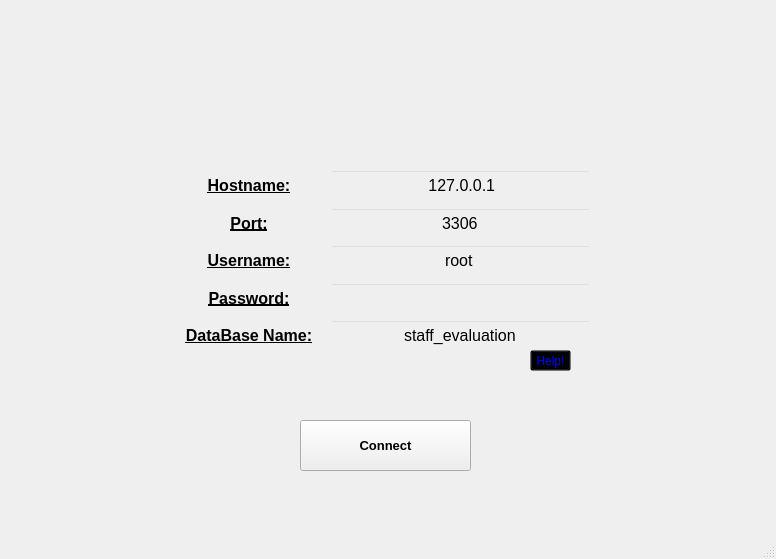
<?xml version="1.0" encoding="UTF-8"?>
<ui version="4.0">
 <class>DBConnect</class>
 <widget class="QMainWindow" name="DBConnect">
  <property name="geometry">
   <rect>
    <x>0</x>
    <y>0</y>
    <width>776</width>
    <height>559</height>
   </rect>
  </property>
  <property name="windowTitle">
   <string>Connect to Driver</string>
  </property>
  <property name="windowIcon">
   <iconset resource="resources.qrc">
    <normaloff>:/images/evaluation_cropped.png</normaloff>:/images/evaluation_cropped.png</iconset>
  </property>
  <widget class="QWidget" name="centralwidget">
   <widget class="QWidget" name="verticalLayoutWidget_2">
    <property name="geometry">
     <rect>
      <x>180</x>
      <y>170</y>
      <width>138</width>
      <height>181</height>
     </rect>
    </property>
    <layout class="QVBoxLayout" name="Label_vertical">
     <item>
      <widget class="QLabel" name="label_hostname">
       <property name="font">
        <font>
         <pointsize>12</pointsize>
         <weight>75</weight>
         <bold>true</bold>
         <underline>true</underline>
        </font>
       </property>
       <property name="text">
        <string>Hostname:</string>
       </property>
       <property name="alignment">
        <set>Qt::AlignCenter</set>
       </property>
      </widget>
     </item>
     <item>
      <widget class="QLabel" name="label_port">
       <property name="font">
        <font>
         <pointsize>12</pointsize>
         <weight>75</weight>
         <bold>true</bold>
         <underline>true</underline>
        </font>
       </property>
       <property name="text">
        <string>Port:</string>
       </property>
       <property name="alignment">
        <set>Qt::AlignCenter</set>
       </property>
      </widget>
     </item>
     <item>
      <widget class="QLabel" name="label_username">
       <property name="font">
        <font>
         <pointsize>12</pointsize>
         <weight>75</weight>
         <bold>true</bold>
         <underline>true</underline>
        </font>
       </property>
       <property name="text">
        <string>Username:</string>
       </property>
       <property name="alignment">
        <set>Qt::AlignCenter</set>
       </property>
      </widget>
     </item>
     <item>
      <widget class="QLabel" name="label_pass">
       <property name="font">
        <font>
         <pointsize>12</pointsize>
         <weight>75</weight>
         <bold>true</bold>
         <underline>true</underline>
        </font>
       </property>
       <property name="text">
        <string>Password:</string>
       </property>
       <property name="alignment">
        <set>Qt::AlignCenter</set>
       </property>
      </widget>
     </item>
     <item>
      <widget class="QLabel" name="label_dbname">
       <property name="font">
        <font>
         <pointsize>12</pointsize>
         <weight>75</weight>
         <bold>true</bold>
         <underline>true</underline>
        </font>
       </property>
       <property name="text">
        <string>DataBase Name:</string>
       </property>
       <property name="alignment">
        <set>Qt::AlignCenter</set>
       </property>
      </widget>
     </item>
    </layout>
   </widget>
   <widget class="QPushButton" name="pushButton">
    <property name="geometry">
     <rect>
      <x>300</x>
      <y>420</y>
      <width>171</width>
      <height>51</height>
     </rect>
    </property>
    <property name="font">
     <font>
      <pointsize>10</pointsize>
      <weight>75</weight>
      <bold>true</bold>
     </font>
    </property>
    <property name="text">
     <string>Connect</string>
    </property>
   </widget>
   <widget class="QWidget" name="verticalLayoutWidget">
    <property name="geometry">
     <rect>
      <x>330</x>
      <y>170</y>
      <width>261</width>
      <height>181</height>
     </rect>
    </property>
    <property name="styleSheet">
     <string>background-color: transparent;
border-color: #030000;
border-width: 2px;</string>
    </property>
    <layout class="QVBoxLayout" name="Line_edit_vertical">
     <property name="spacing">
      <number>7</number>
     </property>
     <property name="sizeConstraint">
      <enum>QLayout::SetMaximumSize</enum>
     </property>
     <item>
      <widget class="QLineEdit" name="hostname">
       <property name="sizePolicy">
        <sizepolicy hsizetype="Expanding" vsizetype="Expanding">
         <horstretch>0</horstretch>
         <verstretch>0</verstretch>
        </sizepolicy>
       </property>
       <property name="font">
        <font>
         <pointsize>12</pointsize>
         <italic>false</italic>
        </font>
       </property>
       <property name="styleSheet">
        <string notr="true">border-color: #030000;
border-width: 2px;</string>
       </property>
       <property name="text">
        <string> 127.0.0.1</string>
       </property>
       <property name="alignment">
        <set>Qt::AlignCenter</set>
       </property>
       <property name="placeholderText">
        <string/>
       </property>
      </widget>
     </item>
     <item>
      <widget class="QLineEdit" name="port">
       <property name="sizePolicy">
        <sizepolicy hsizetype="Expanding" vsizetype="Expanding">
         <horstretch>0</horstretch>
         <verstretch>0</verstretch>
        </sizepolicy>
       </property>
       <property name="font">
        <font>
         <pointsize>12</pointsize>
         <italic>false</italic>
        </font>
       </property>
       <property name="styleSheet">
        <string notr="true">border-color: #030000;
border-width: 2px;</string>
       </property>
       <property name="text">
        <string>3306</string>
       </property>
       <property name="alignment">
        <set>Qt::AlignCenter</set>
       </property>
      </widget>
     </item>
     <item>
      <widget class="QLineEdit" name="username">
       <property name="sizePolicy">
        <sizepolicy hsizetype="Expanding" vsizetype="Expanding">
         <horstretch>0</horstretch>
         <verstretch>0</verstretch>
        </sizepolicy>
       </property>
       <property name="font">
        <font>
         <pointsize>12</pointsize>
         <italic>false</italic>
        </font>
       </property>
       <property name="styleSheet">
        <string notr="true">border-color: #000000;
border-width: 2px;</string>
       </property>
       <property name="text">
        <string>root</string>
       </property>
       <property name="alignment">
        <set>Qt::AlignCenter</set>
       </property>
      </widget>
     </item>
     <item>
      <widget class="QLineEdit" name="password">
       <property name="sizePolicy">
        <sizepolicy hsizetype="Expanding" vsizetype="Expanding">
         <horstretch>0</horstretch>
         <verstretch>0</verstretch>
        </sizepolicy>
       </property>
       <property name="font">
        <font>
         <pointsize>10</pointsize>
         <italic>false</italic>
        </font>
       </property>
       <property name="styleSheet">
        <string notr="true">border-color: #030000;
border-width: 2px;</string>
       </property>
       <property name="echoMode">
        <enum>QLineEdit::Password</enum>
       </property>
       <property name="alignment">
        <set>Qt::AlignCenter</set>
       </property>
      </widget>
     </item>
     <item>
      <widget class="QLineEdit" name="database">
       <property name="sizePolicy">
        <sizepolicy hsizetype="Expanding" vsizetype="Expanding">
         <horstretch>0</horstretch>
         <verstretch>0</verstretch>
        </sizepolicy>
       </property>
       <property name="font">
        <font>
         <pointsize>12</pointsize>
         <italic>false</italic>
        </font>
       </property>
       <property name="styleSheet">
        <string notr="true">border-color: #030000;
border-width: 2px;</string>
       </property>
       <property name="text">
        <string>staff_evaluation</string>
       </property>
       <property name="alignment">
        <set>Qt::AlignCenter</set>
       </property>
      </widget>
     </item>
    </layout>
   </widget>
   <widget class="QLabel" name="db_name_logo">
    <property name="geometry">
     <rect>
      <x>60</x>
      <y>10</y>
      <width>241</width>
      <height>111</height>
     </rect>
    </property>
    <property name="text">
     <string/>
    </property>
    <property name="pixmap">
     <pixmap resource="resources.qrc">:/images/staff_eval_logo-removebg.png</pixmap>
    </property>
    <property name="scaledContents">
     <bool>true</bool>
    </property>
   </widget>
   <widget class="QLabel" name="mysql_logo">
    <property name="geometry">
     <rect>
      <x>560</x>
      <y>30</y>
      <width>131</width>
      <height>61</height>
     </rect>
    </property>
    <property name="text">
     <string/>
    </property>
    <property name="pixmap">
     <pixmap resource="resources.qrc">:/images/complete_mysql_logo.png</pixmap>
    </property>
    <property name="scaledContents">
     <bool>true</bool>
    </property>
   </widget>
   <widget class="QToolButton" name="toolButton">
    <property name="enabled">
     <bool>true</bool>
    </property>
    <property name="geometry">
     <rect>
      <x>530</x>
      <y>350</y>
      <width>41</width>
      <height>21</height>
     </rect>
    </property>
    <property name="mouseTracking">
     <bool>true</bool>
    </property>
    <property name="styleSheet">
     <string notr="true">background-color: transparent;
color: rgb(0, 0, 255);
</string>
    </property>
    <property name="text">
     <string>Help!</string>
    </property>
    <property name="iconSize">
     <size>
      <width>0</width>
      <height>0</height>
     </size>
    </property>
    <property name="toolButtonStyle">
     <enum>Qt::ToolButtonTextOnly</enum>
    </property>
   </widget>
  </widget>
  <widget class="QMenuBar" name="menubar">
   <property name="geometry">
    <rect>
     <x>0</x>
     <y>0</y>
     <width>776</width>
     <height>20</height>
    </rect>
   </property>
  </widget>
  <widget class="QStatusBar" name="statusbar"/>
 </widget>
 <resources>
  <include location="resources.qrc"/>
 </resources>
 <connections/>
</ui>
